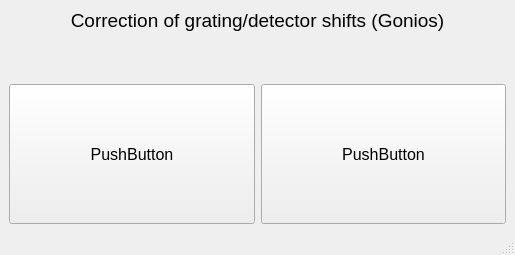
<?xml version="1.0" encoding="UTF-8"?>
<ui version="4.0">
 <class>MainWindow</class>
 <widget class="QMainWindow" name="MainWindow">
  <property name="geometry">
   <rect>
    <x>0</x>
    <y>0</y>
    <width>515</width>
    <height>255</height>
   </rect>
  </property>
  <property name="windowTitle">
   <string>MainWindow</string>
  </property>
  <widget class="QWidget" name="centralwidget">
   <layout class="QVBoxLayout" name="verticalLayout">
    <item alignment="Qt::AlignTop">
     <widget class="QLabel" name="label_1">
      <property name="font">
       <font>
        <pointsize>14</pointsize>
       </font>
      </property>
      <property name="text">
       <string>Correction of grating/detector shifts (Gonios)</string>
      </property>
      <property name="alignment">
       <set>Qt::AlignCenter</set>
      </property>
     </widget>
    </item>
    <item>
     <layout class="QHBoxLayout" name="horizontalLayout">
      <item>
       <widget class="QPushButton" name="calc_btn">
        <property name="minimumSize">
         <size>
          <width>0</width>
          <height>140</height>
         </size>
        </property>
        <property name="font">
         <font>
          <pointsize>12</pointsize>
         </font>
        </property>
        <property name="text">
         <string>PushButton</string>
        </property>
       </widget>
      </item>
      <item>
       <widget class="QPushButton" name="change_btn">
        <property name="minimumSize">
         <size>
          <width>0</width>
          <height>140</height>
         </size>
        </property>
        <property name="font">
         <font>
          <pointsize>12</pointsize>
         </font>
        </property>
        <property name="text">
         <string>PushButton</string>
        </property>
       </widget>
      </item>
     </layout>
    </item>
   </layout>
  </widget>
  <widget class="QMenuBar" name="menubar">
   <property name="geometry">
    <rect>
     <x>0</x>
     <y>0</y>
     <width>515</width>
     <height>21</height>
    </rect>
   </property>
  </widget>
  <widget class="QStatusBar" name="statusbar"/>
 </widget>
 <resources/>
 <connections/>
</ui>
